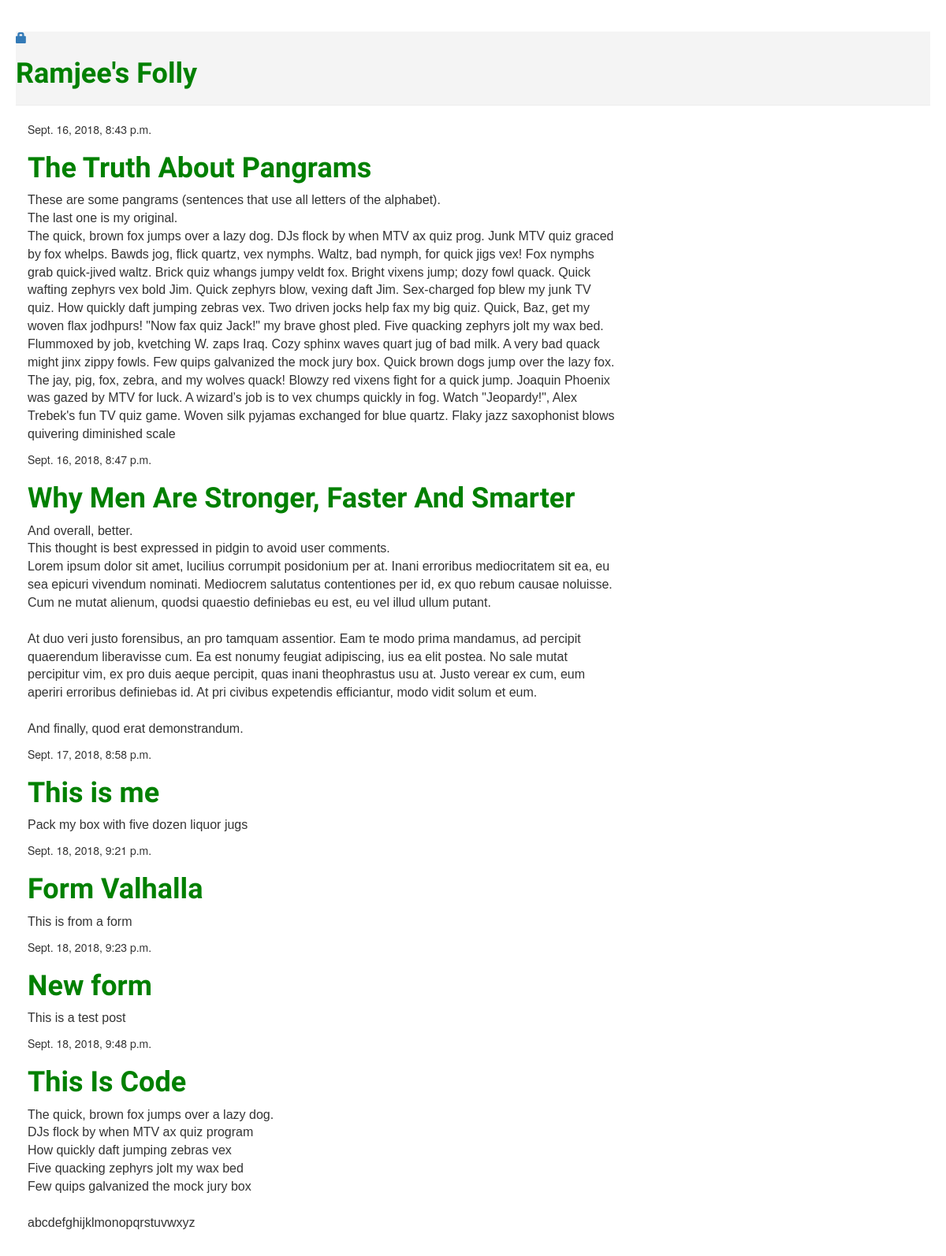
The app's page /, older data.
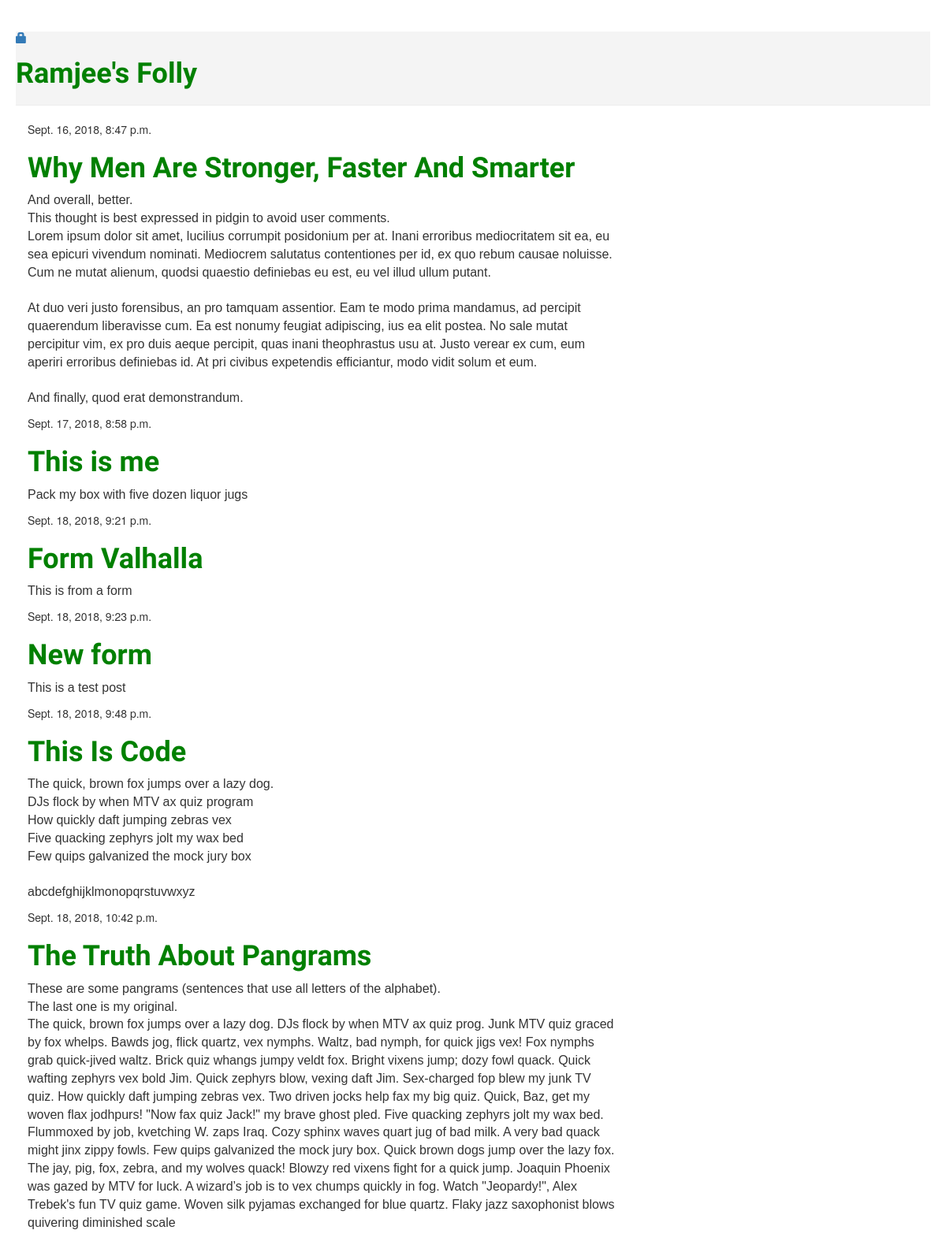
The same page, newer data.
### blog/models.py (models this page shows, shortened)
class Post(models.Model):
    author = models.ForeignKey('auth.User', on_delete=models.CASCADE)
    title = models.CharField(max_length=200)
    text = models.TextField()
    image = models.ImageField(upload_to=upload_location,
    		null=True, blank=True)
    height_field = models.IntegerField(default=0)
    width_field = models.IntegerField(default=0)
    created_date = models.DateTimeField(
            default=timezone.now)
    published_date = models.DateTimeField(
            blank=True, null=True)

### blog/views.py (the view)
# urls.py: path('', views.post_list, name='post_list'),
def post_list(request):
    posts = Post.objects.filter(published_date__lte=timezone.now()).order_by('published_date')
    return render(request, 'blog/post_list.html', {'posts': posts})

### blog/templates/blog/post_list.html (shortened to what this page needs)
{% extends 'blog/base.html' %}
{% block content %}
	{% for post in posts %}
                    <div class="post">
                        <div class="date">
                            {{ post.published_date }}
                        </div>
                        <h1><a href="{% url 'post_detail' pk=post.pk %}">{{ post.title }}</a></h1>
                        <p>{{ post.text|linebreaksbr }}</p>
                    </div>
	{% endfor %}
{% endblock %}

### blog/templates/blog/base.html (shortened to what this page needs)
{% load static %}
<html>
    <head>
        <link rel="stylesheet" href="https://maxcdn.bootstrapcdn.com/bootstrap/3.3.7/css/bootstrap.min.css">
<link rel="stylesheet" href="https://maxcdn.bootstrapcdn.com/bootstrap/3.3.7/css/bootstrap-theme.min.css">
        <link rel="stylesheet" href="{% static 'css/blog.css' %}">
    </head>
<body>
    <div class="page-header">
{% if user.is_authenticated %}
    <a href="{% url 'post_new' %}" class="top-menu"><span class="glyphicon glyphicon-plus">New</span></a>
    <a href="{% url 'post_draft_list' %}" class="top-menu"><span class="glyphicon glyphicon-edit">Drafts</span></a>
	<p class="top-menu">Hello {{ user.username }} <small>(<a href="{% url 'logout' %}">Log out</a>)</small></p>
{% else %}
	    <a href="{% url 'login' %}" class="top-menu"><span class="glyphicon glyphicon-lock"></span></a>
{% endif %}
        <h1><a href="/">Ramjee's Folly</a></h1>
    </div>
    <div class="content container">
        <div class="row">
            <div class="col-md-8">
            {% block content %}
            {% endblock %}
            </div>
        </div>
    </div>
</body>
</html>

### blog/static/css/blog.css (style rules this page uses)
.page-header { background-color: #f4f4f4; }
h1 a { color: green; font-family: times; font-weight: 800; }
body { padding: 20; padding-top: 0; width: 100%; }
h1, h2, h3, h4 { font-family: times; }
p { font-family: sans-serif; font-size: 12pt; }

Row changes from the older to the newer data that the page shows:
removed Post: published_date "Sept. 16, 2018, 8:43 p.m.", title "The Truth About Pangrams", text "These are some pangrams (sentences that use all letters of the alphabet). The last one is my original. The quick, brown fox jumps over a lazy dog. DJs flock by when MTV ax quiz prog. Junk MTV quiz graced by fox whelps. Bawds jog, flick quartz, vex nymphs. Waltz, bad nymph, for quick jigs vex! Fox nymphs grab quick-jived waltz. Brick quiz whangs jumpy veldt fox. Bright vixens jump; dozy fowl quack. Quick wafting zephyrs vex bold Jim. Quick zephyrs blow, vexing daft Jim. Sex-charged fop blew my junk TV quiz. How quickly daft jumping zebras vex. Two driven jocks help fax my big quiz. Quick, Baz, get my woven flax jodhpurs! \"Now fax quiz Jack!\" my brave ghost pled. Five quacking zephyrs jolt my…"
added Post: published_date "Sept. 18, 2018, 10:42 p.m.", title "The Truth About Pangrams", text "These are some pangrams (sentences that use all letters of the alphabet). The last one is my original. The quick, brown fox jumps over a lazy dog. DJs flock by when MTV ax quiz prog. Junk MTV quiz graced by fox whelps. Bawds jog, flick quartz, vex nymphs. Waltz, bad nymph, for quick jigs vex! Fox nymphs grab quick-jived waltz. Brick quiz whangs jumpy veldt fox. Bright vixens jump; dozy fowl quack. Quick wafting zephyrs vex bold Jim. Quick zephyrs blow, vexing daft Jim. Sex-charged fop blew my junk TV quiz. How quickly daft jumping zebras vex. Two driven jocks help fax my big quiz. Quick, Baz, get my woven flax jodhpurs! \"Now fax quiz Jack!\" my brave ghost pled. Five quacking zephyrs jolt my…"
